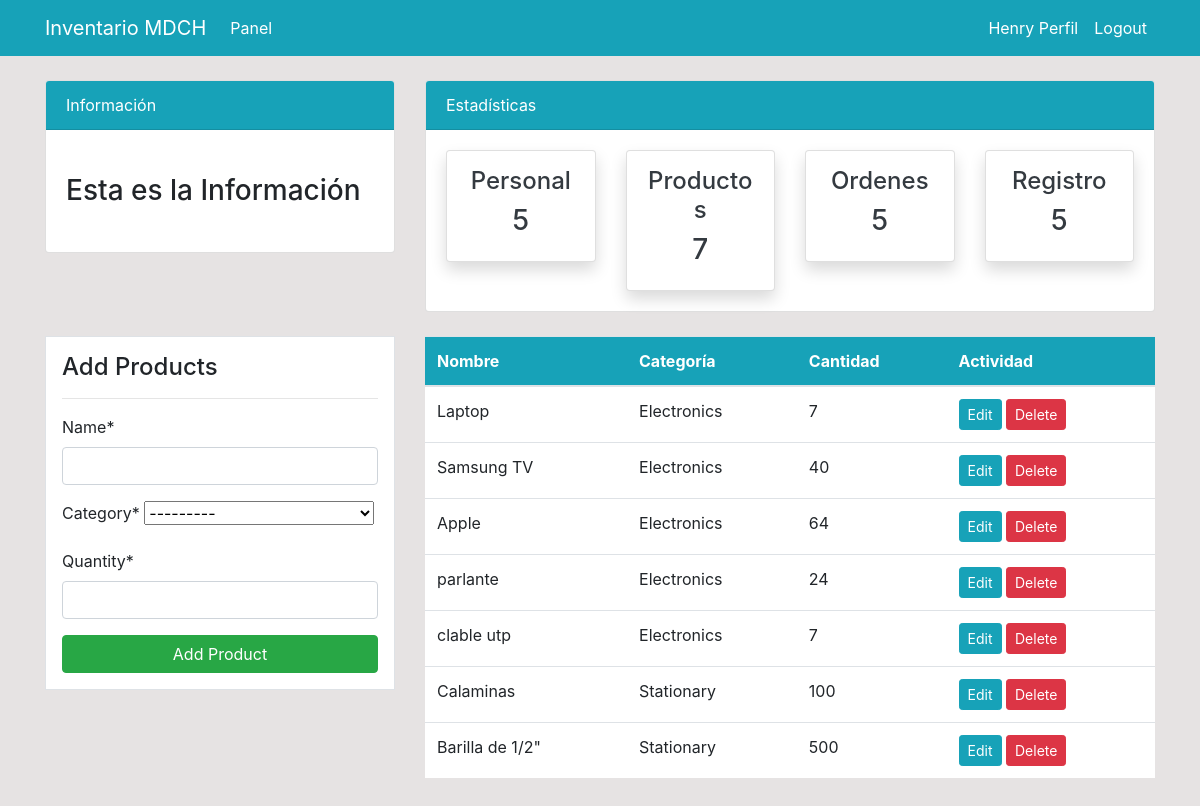
Before: /product/ (signed in) with the older database file.
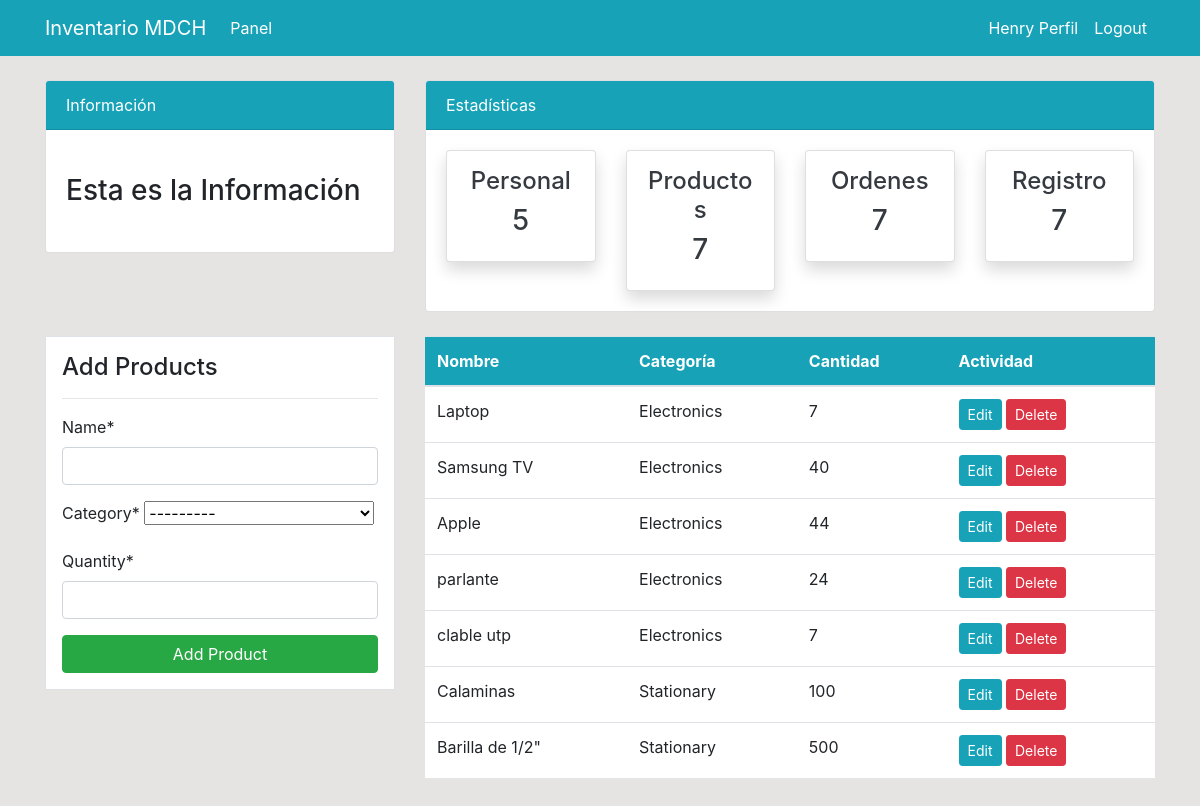
After: the same page with the newer database file.
### dashboard/models.py (models this page shows, shortened)
class Product(models.Model):
    name= models.CharField(max_length=100, null=True)
    category=models.CharField(max_length=30, choices=CATEGORY, null=True)
    quantity=models.PositiveIntegerField (null=True)
    class   Meta:
        verbose_name_plural= 'Product'

### dashboard/views.py (the view)
# urls.py: path('product/', views.product, name='dashboard-product'),
@login_required
def product(request):
    items=Product.objects.all() #Using ORM
    product_count=items.count()
    workers_count =User.objects.all().count()
    orders_count = Order.objects.all().count()
    if request.method=='POST':
        form=ProductForm(request.POST)
        if form.is_valid():
            form.save()
            product_name= form.cleaned_data.get('name')
            messages.success (request, f'{product_name} has been added')
            return redirect('dashboard-product')
    else:
        form=ProductForm()
    context={
        'items':items,
        'form':form,
        'workers_count': workers_count,
        'orders_count': orders_count,
        'product_count': product_count,
    }
    return render (request, 'dashboard/product.html',context)

### dashboard/forms.py
class ProductForm(forms.ModelForm):
    class Meta:
        model = Product
        fields = ['name','category','quantity']

### templates/dashboard/product.html (shortened to what this page needs)
{% extends 'partials/base.html'%}
{% load crispy_forms_tags %}
{%block content %}
{% include 'partials/topnav.html'%}
    <div class="container">
        <div class="row my-4">
            <div class="col-md-4">
                <div class="border bg-white p-3">
                    <h4>Add Products</h4>
                    <hr>
                    <form method="POST">
                        {{form|crispy}}
                        <input class="btn btn-success btn-block" type="submit" value="Add Product">
                    </form>
                </div>
            </div>
            <div class="col-md-8">
                <table class="table bg-white">
                    <thead class="bg-info">
                        <tr class="text-white">
                            <th scope="col">Nombre</th>
                            <th scope="col">Categoría</th>
                            <th scope="col">Cantidad</th>
                            <th scope="col">Actividad</th>
                        </tr>
                    </thead>
                    <tbody>
                        {%for item in items%}
                        <tr>
                            <td>{{item.name}}</td>
                            <td>{{item.category}}</td>
                            <td>{{item.quantity}}</td>
                            <td>
                                <a class="btn btn-info btn-sm" href="{% url 'dashboard-product-update' item.id%}">Edit</a>
                                <a class="btn btn-danger btn-sm" href="{% url 'dashboard-product-delete' item.id%}">Delete</a>
                            </td>
                        </tr>
                        {%endfor%}
                    </tbody>
                </table>
            </div>
        </div>
    </div>
{% endblock %}

Changed rows visible on the page:
changed Product "Apple": quantity "64" → "44"
Other visible differences:
{{ orders_count }}: "5" → "7"
